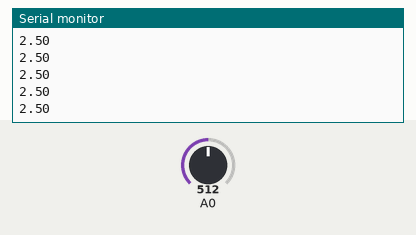
This sketch was run on a simulated Arduino Uno, built with avr-gcc and run on an emulated ATmega328P. Parts: the last lines printed to the serial monitor. Inputs (shaded band) come from the test bench; at power-on: A0 = 512.

Above: at 1.2 s.
1.3 s: A0 set to 716
At 1.56 s:
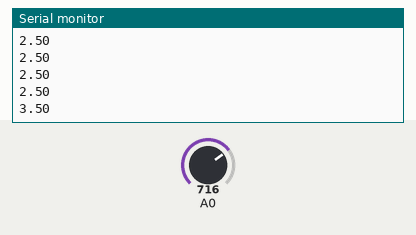
2.8 s: A0 set to 900
At 2.96 s:
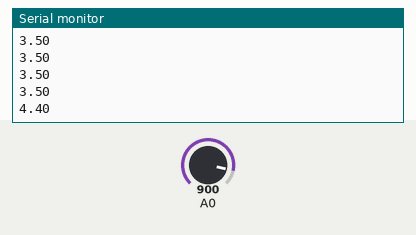
Timing chart, 0 to 5.8 s (numbered marks = the images above; inputs shaded):
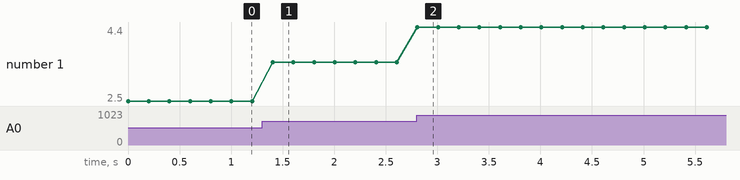

The sketch:

Analog_Graph.ino
```cpp
float voltage;
int adc;

void setup()
{
    Serial.begin(9600);
}

void loop()
{
    adc =  analogRead(0);
    voltage = adc * (5.0/1023.0);
    Serial.println(voltage);
    delay(200);
}
```

Measured:
- after the input at 1.3 s, the serial monitor: prints a new line after 0.10 s (image 1)
- after the input at 2.8 s, the serial monitor: prints a new line at once (image 2)
- plotted number 1: 2.5 → 3.5 after the input at 1.3 s, 3.5 → 4.4 after the input at 2.8 s
